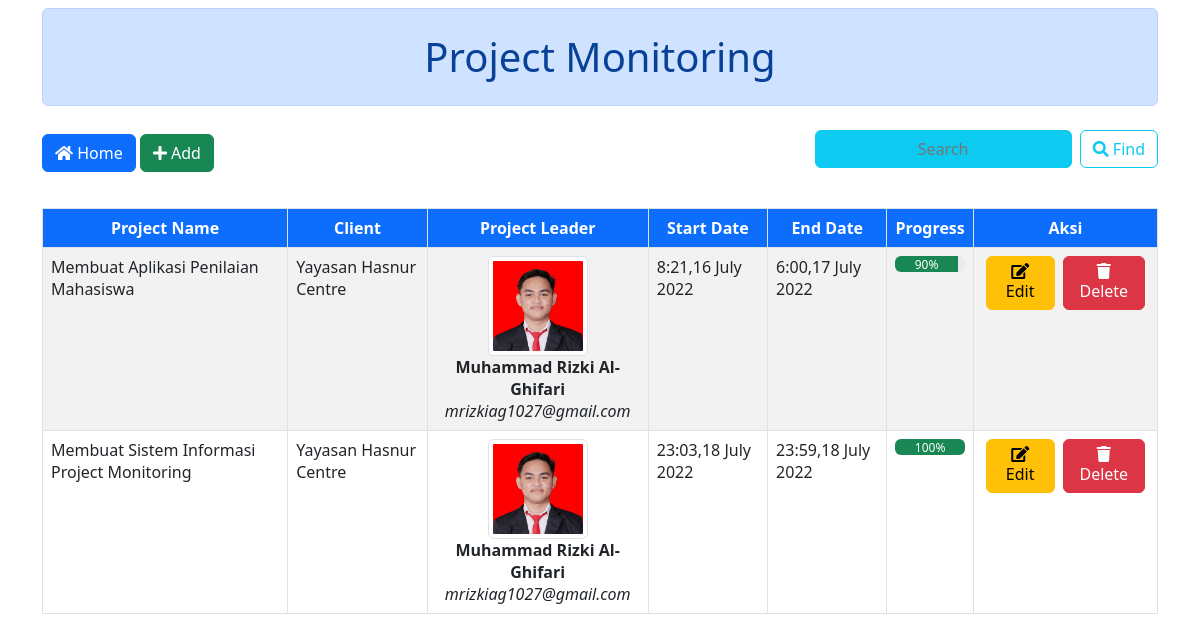
The page / on the database its author committed.
### tables this page shows
CREATE TABLE `project_monitoring` (
  `id` int(11) NOT NULL,
  `project_name` varchar(255) NOT NULL,
  `client` varchar(100) NOT NULL,
  `leader` varchar(100) NOT NULL,
  `leader_email` varchar(100) NOT NULL,
  `leader_photo` varchar(255) NOT NULL,
  `start_date` datetime NOT NULL,
  `end_date` datetime NOT NULL,
  `progress` int(3) NOT NULL
);

### functions.php (called while the page is built, shortened)
<?php
$host = 'localhost';
$username = 'root';
$password = '';
$nama_db = 'db_project';
$koneksi_db = mysqli_connect($host, $username, $password, $nama_db);
function query($query)
{
    global $koneksi_db;
    $hasil = mysqli_query($koneksi_db, $query);
    $rows = [];
    while ($row = mysqli_fetch_assoc($hasil)) {
        $rows[] = $row;
    }
    return $rows;
}

### index.php (the view, shortened to what this page needs)
<?php
include 'functions.php';
$projects = query("SELECT project_monitoring.*, DATE_FORMAT(start_date, '%k:%i,%d %M %Y') as start_date_formatted, DATE_FORMAT(end_date, '%k:%i,%d %M %Y') as end_date_formatted FROM project_monitoring ORDER BY end_date");
?>
<!doctype html>
<html lang="id">
<head>
    <link href="https://cdn.jsdelivr.net/npm/bootstrap@5.2.0-beta1/dist/css/bootstrap.min.css" rel="stylesheet">
    <link rel="stylesheet" href="https://pro.fontawesome.com/releases/v5.10.0/css/all.css" />
</head>
<body>
    <div class="container">
        <div class="row py-2">
            <div class="col-md-12">
                <h1 class="alert alert-primary text-center p-4">Project Monitoring</h1>
            </div>
        </div>
        <div class="row pb-4">
            <div class="col-md-8">
                <a href="index.php" class="btn btn-primary mr-2 my-1"><i class="fas fa-home"></i> Home</a>
                <a href="add_project.php" class="btn btn-success mr-2 my-1"><i class="fas fa-plus"></i> Add</a>
            </div>
            <div class="col-md-4">
                <form action="index.php" method="post">
                    <div class="form-group d-flex justify-content-end">
                        <input class="btn btn-info me-2" type="text" name="keyword" placeholder="Search" autocomplete="off">
                        <button class="btn btn-outline-info" type="submit" name="submit"> <span class="fas fa-search"></span> Find</button>
                    </div>
                </form>
            </div>
        </div>
        <div class="row">
            <div class="col-md-12">
                <table class="table table-bordered table-striped table-hover table-responsive">
                    <thead class="bg-primary">
                        <tr class="text-center bg-primary text-white">
                            <th>Project Name</th>
                            <th>Client</th>
                            <th>Project Leader</th>
                            <th>Start Date</th>
                            <th>End Date</th>
                            <th>Progress</th>
                            <th>Aksi</th>
                        </tr>
                    </thead>
                    <tbody>
                        <?php
                        foreach ($projects as $project) { ?>
                            <tr>
                                <td><?= $project['project_name'] ?></td>
                                <td><?= $project['client'] ?></td>
                                <td>
                                    <div class="row text-center">
                                        <div class="col">
                                            <img src="assets/img/<?= $project['leader_photo'] ?>" alt="" class="img-thumbnail" width="100" height="100" style="object-fit: cover;">
                                        </div>
                                    </div>
                                    <div class="row text-center">
                                        <div class="col">
                                            <p class="fw-bold m-0"><?= $project['leader'] ?></p>
                                            <p class="fst-italic m-0"><?= $project['leader_email'] ?></p>
                                        </div>
                                    </div>
                                </td>
                                <td><?= $project['start_date_formatted'] ?></td>
                                <td><?= $project['end_date_formatted'] ?></td>
                                <td>
                                    <div class="progress">
                                        <?php
                                        $progress = $project['progress'];
                                        $warna_progress = "bg-danger";
                                        if ($progress >= 0 && $progress < 50) {
                                            $warna_progress = "bg-danger";
                                        } elseif ($progress >= 50 && $progress < 80) {
                                            $warna_progress = "bg-warning";
                                        } elseif ($progress >= 80 && $progress <= 100) {
                                            $warna_progress = "bg-success";
                                        }
                                        ?>
                                        <div class="progress-bar <?= $warna_progress ?> progress-bar-animated" role="progressbar" style="width: <?= $project['progress'] ?>%" aria-valuenow="<?= $project['progress'] ?>" aria-valuemin="0" aria-valuemax="100"><?= $project['progress'] ?>%</div>
                                    </div>
                                </td>
                                <td class="text-center">
                                    <div class="d-flex flex-row align-items-center">
                                        <a class="btn btn-warning mx-1" href="edit_project.php?id=<?= $project['id'] ?>"><i class="fas fa-edit"></i> Edit</a>
                                        <a class="btn btn-danger mx-1" href="delete_project.php?id=<?= $project['id'] ?>" onclick="return(confirm('Are you sure wanna delete the project?'))"><i class="fas fa-trash"></i> Delete</a>
                                    </div>
                                </td>
                            </tr>
                        <?php } ?>
                    </tbody>
                </table>
            </div>
        </div>
    </div>
</body>
</html>

### rows shown on the page
project_monitoring: project_name "Membuat Aplikasi Penilaian Mahasiswa", client "Yayasan Hasnur Centre", leader_photo (picture), leader "Muhammad Rizki Al-Ghifari", leader_email "mrizkiag1027@gmail.com", start_date_formatted "8:21,16 July 2022", end_date_formatted "6:00,17 July 2022", progress "90"
project_monitoring: project_name "Membuat Sistem Informasi Project Monitoring", client "Yayasan Hasnur Centre", leader_photo (picture), leader "Muhammad Rizki Al-Ghifari", leader_email "mrizkiag1027@gmail.com", start_date_formatted "23:03,18 July 2022", end_date_formatted "23:59,18 July 2022", progress "100"
